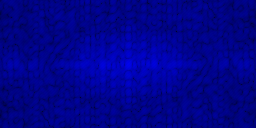
#> input picture task/img/0.png, 256 x 128 px, found by its file name; its folder holds only this picture in this run
$ python decode.py
#> lines starting #> are read from the running program, lines starting #| are printed output that depends on the picture
import cv2
import os
import numpy as np
from matplotlib import pyplot as plt

def decode(image_path, output_dir):
#> called with image_path = 'task/img/0.png', output_dir = 'task/dec_img'
    image = cv2.imread(image_path, cv2.IMREAD_GRAYSCALE)
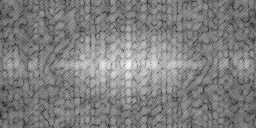
#> image: shape (128, 256); min 5, max 29, mean 17; drawn with min black and max white

    if image is None:
        print(f"Не удалось загрузить изображение: {image_path}")
        return

    f = np.fft.fft2(image) # Преобразование Фурье
    fshift = np.fft.fftshift(f) #  Центровка спектра частот
    magnitude_spectrum = np.log(np.abs(fshift) + 1) # Построение спектра амплитуд
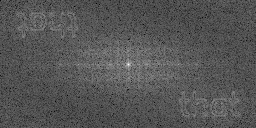
#> magnitude_spectrum: shape (128, 256) float64; min 1.03, max 13.23, mean 5.14; drawn with min black and max white

    # Нормализация и сохранение результата
    output_image = np.uint8(255 * magnitude_spectrum / np.max(magnitude_spectrum))

    # Формирование имени файла для сохранения
    base_name = os.path.basename(image_path)
    name, ext = os.path.splitext(base_name)
    output_path = os.path.join(output_dir, f"{name}_dec{ext}")

    # Сохранение изображения
    cv2.imwrite(output_path, output_image)

    # plt.figure()
    # plt.imshow(magnitude_spectrum, cmap='gray')
    # plt.show()


input_dir = "task/img"
output_dir = "task/dec_img"

os.makedirs(output_dir, exist_ok=True)

# Перебор всех файлов
for file_name in os.listdir(input_dir):
    file_path = os.path.join(input_dir, file_name)
    decode(file_path, output_dir)

$ run again, on task/img/12.png
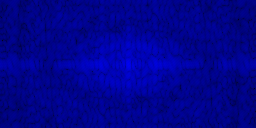
#> input picture task/img/12.png, 256 x 128 px, found by its file name
#> in decode, `image = cv2.imread(image_path, cv2.IMREAD_GRAYSCALE)`:
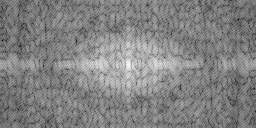
#> image: shape (128, 256); min 4, max 30, mean 17.3; drawn with min black and max white
#> in decode, `magnitude_spectrum = np.log(np.abs(fshift) + 1)`:
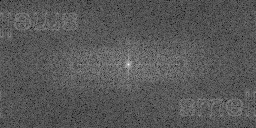
#> magnitude_spectrum: shape (128, 256) float64; min 0.89, max 13.25, mean 5.15; drawn with min black and max white

$ run again, on task/img/13.png
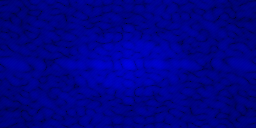
#> input picture task/img/13.png, 256 x 128 px, found by its file name
#> in decode, `image = cv2.imread(image_path, cv2.IMREAD_GRAYSCALE)`:
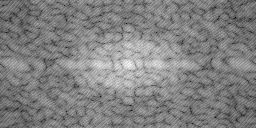
#> image: shape (128, 256); min 4, max 29, mean 16.7; drawn with min black and max white
#> in decode, `magnitude_spectrum = np.log(np.abs(fshift) + 1)`:
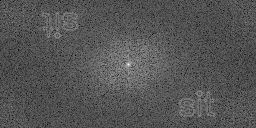
#> magnitude_spectrum: shape (128, 256) float64; min 0.943, max 13.21, mean 5.04; drawn with min black and max white

$ run again, on task/img/14.png
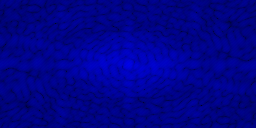
#> input picture task/img/14.png, 256 x 128 px, found by its file name
#> in decode, `image = cv2.imread(image_path, cv2.IMREAD_GRAYSCALE)`:
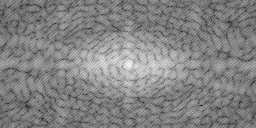
#> image: shape (128, 256); min 4, max 29, mean 16.9; drawn with min black and max white
#> in decode, `magnitude_spectrum = np.log(np.abs(fshift) + 1)`:
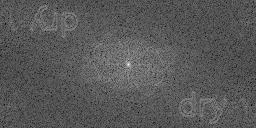
#> magnitude_spectrum: shape (128, 256) float64; min 0.77, max 13.22, mean 5.09; drawn with min black and max white
